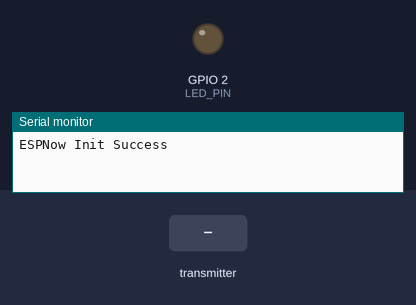
A sketch run on a simulated ESP32. Shown: output pins drawn as LEDs (lit = HIGH), the last lines printed to the serial monitor. Dashed ring = blinking. The inputs (shaded band) are chosen by the test bench. WiFi joins after 1.5 s; servers stay silent unless stated; random numbers use the default seed unless the sketch sets one.

Above: at 2.0 s.
2.1 s: the transmitter starts sending slave = 0
At 2.7 s:
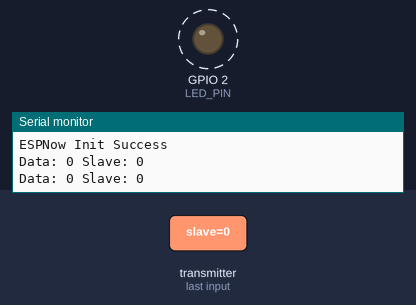
Timing chart, 0 to 10.1 s (numbered marks = the images above; inputs shaded):
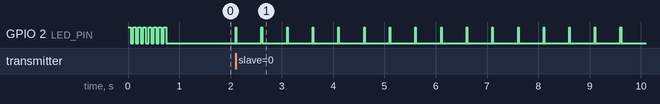

Measured:
- after the input at 2.1 s, GPIO 2 (LED_PIN): alternates HIGH for 0.01 s and LOW for 0.49 s, starting at once

The sketch:

esp32_mqtt_publish_new.ino
```cpp
#include <WiFi.h>
#include <PubSubClient.h>
#include <esp_now.h>
#include <bitset>

#define CHANNEL 0
#define LED_PIN 2
#define SSID "Slave_1"
#define PASSWORD "Slave_1_Password"
#define MQTT_SERVER "test.mosquitto.org"
#define MQTT_PORT 1883

uint8_t broadcastAddress[] = {0xE4, 0x65, 0xB8, 0x78, 0xC8, 0x78};

typedef struct package_type {
  char slave;
  int data;
  int group;
} package_type;

char sA, sB, sP;
int printCount = 0;

package_type incomingData;
package_type fowardingData;

esp_now_peer_info_t peerInfo;

WiFiClient wifiClient;
PubSubClient mqttClient(wifiClient);


void initializeEspNow() {
  WiFi.disconnect();
  if (esp_now_init() != ESP_OK) {
    Serial.println("ESPNow Init Failed, restarting...");
    ESP.restart();
  }
  Serial.println("ESPNow Init Success");
}

void blinkLed(int times, int delayTime) {
  pinMode(LED_PIN, OUTPUT);
  for (int i = 0; i < times; i++) {
   digitalWrite(LED_PIN, HIGH);
   delay(delayTime);
   digitalWrite(LED_PIN, LOW);
   delay(delayTime);
  }
}

void reconnect() {
  while (!mqttClient.connected()) {
    String clientId = "ESP32Client-";
    clientId += String(random(0xffff), HEX);

    if (mqttClient.connect(clientId.c_str())) {
      mqttClient.subscribe("/fog/parityInfo");  // subscribe to topic
    }
    delay(500);
  }
}

void callback(char* topic, byte* payload, unsigned int length) {
  String message;
  for (int i = 0; i < length; i++) {
    message += (char)payload[i];
  }
  Serial.println("Received [" + String(topic) + "]: " + message);
}


void onDataReceived(const esp_now_recv_info_t *info, const uint8_t *data, int data_len) {
  memcpy(&incomingData, data, sizeof(incomingData));

  Serial.print("Data: "); Serial.print(incomingData.data, BIN);
  Serial.print(" Slave: "); Serial.println(incomingData.slave);

  if (incomingData.slave == 'A') {sA = incomingData.data;}
  if (incomingData.slave == 'B') {sB = incomingData.data;}
  if (incomingData.slave == 'P') {sP = incomingData.data;}

  if (printCount == 2){
    Serial.print("Parity A xor B == P: "); Serial.println((sA ^ sB) == sP);
    Serial.print("Parity A xor P == B: "); Serial.println((sA ^ sP) == sB);
    Serial.print("Parity B xor P == A: "); Serial.println((sB ^ sP) == sA);
    printCount = 0;
  }
  else{
    printCount += 1;
  }

  blinkLed(1, 10);
}

void setup() {
  blinkLed(8, 50);
  Serial.begin(115200);
  WiFi.mode(WIFI_STA);
  WiFi.begin(SSID, PASSWORD);

  mqttClient.setServer(MQTT_SERVER, MQTT_PORT);
  mqttClient.setCallback(callback);

  initializeEspNow();
  esp_now_register_recv_cb(onDataReceived);
}

void loop() {
}
```
